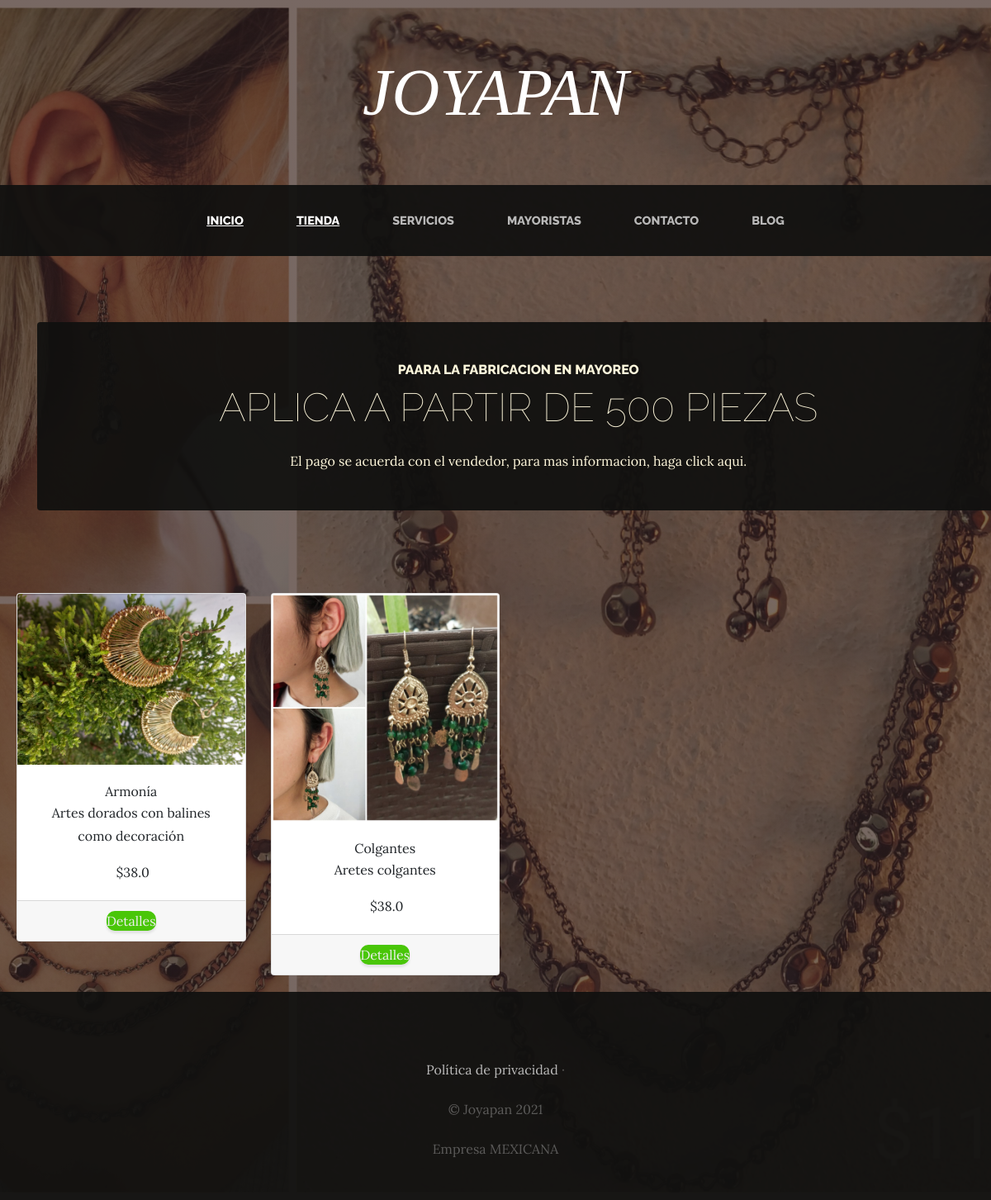
The app's page /tienda/mayoreo with its own data.
### aatienda/models.py (models this page shows)
class Prodcuto(models.Model):
    nombre = models.CharField(max_length=100)
    categorias = models.ForeignKey(CategoriaProd, on_delete = models.CASCADE)
    imagen = models.ImageField(upload_to= "aatienda", null = True, blank = True)
    precio = models.FloatField()
    dosponibilidad = models.BooleanField(default = True)
    descripccion = models.CharField(max_length = 200, null= True, blank= True)
    stock =models.IntegerField()
    codigo_modelo =models.CharField(max_length=50,null=True, blank=True )
    created = models.DateTimeField(auto_now_add=True)
    updated = models.DateTimeField(auto_now_add=True)
    class Meta:
        verbose_name = "Producto"
        verbose_name_plural = "Productos"

### aatienda/views.py (the view)
# urls.py: path('mayoreo',views.vmayoreo, name="vmayoreo"),
def vmayoreo(request):
    productos = Prodcuto.objects.all()
    return render(request, "aatienda/vmayoreo.html",{"productos":productos})

### carrito/context_processor.py (called while the page is built)
def monto_total(request):
    subtotal=0.0
    if request.user.is_authenticated:
        for key ,value in request.session["carrito"].items():
            subtotal=subtotal+(float(value["precio"])*value["cantidad"])
    return {'monto_total':subtotal}

### aatienda/templates/aatienda/vmayoreo.html
{% extends "tienda/base.html" %}
{% load static %}
{% block content %}
   <section class="page-section clearfix">
    <div class="container">
      <div class="intro">
        <div class="intro-text2 center-0 text-center bg-faded p-5 rounded">
          <h2 class="section-heading mb-4" >
            <span class="section-heading-upper">Paara la fabricacion en mayoreo </span>
            <span class="section-heading-lower">Aplica a partir de 500 piezas</span>
          </h2>
              <div style="text-align: center; font-size: 1.0em">
                El pago se acuerda con el vendedor, para mas informacion, haga click aqui.
              </div>
        </div>
      </div>
    </div>
  </section>
<div calss="container">
<div class="row">
    {%for producto  in productos %}
        {% if producto.stock < 100 %}
            <div class="col-md-3">
                <div class="card" style="width: 100%; margin: 20px 20px;">
                        <img src="{{producto.imagen.url}}"class="card-img-top">
                        <div class="card-body" style="text-align: center;">
                            <h7 class="card-title">{{producto.nombre}}</h7>
                            <p class="card-text">{{producto.descripccion}}</p>
                            <p class="card-text">&nbsp${{producto.precio}}</p>
                        </div>
                        <div class='card-footer text-center' style="float: left;">
                            <a href="{% url 'vista' producto.id %}" class="btn btn-success">
                                Detalles
                            </a>
                        </div>
                </div>
            </div>
        {% endif %}
    {% endfor %}
</div>
</div>
{% endblock  %}

### tienda/static/tienda/css/vista.css (style rules this page uses)
body { font-family: 'Lora'; background: linear-gradient(rgba(47, 23, 15, 0.65), rgba(47, 23, 15, 0.65)), url("../img/bg_main.jpg"); background-attachment: fixed; background-position: center; background-size: cover; }
h1, h2, h3, h4, h5, h6 { font-family: 'Raleway'; }
p { line-height: 1.75; }
.page-section { margin-top: 5rem; margin-bottom: 5rem; }
.section-heading { text-transform: uppercase; }
.section-heading .section-heading-upper { display: block; font-size: 1rem; font-weight: 800; padding-bottom:.5rem; }
.section-heading .section-heading-lower { display: block; font-size: 3rem; font-weight: 100; }
.bg-faded { background-color: rgba(255, 255, 255, 0.85); }
.intro { position: relative; }
@media (min-width: 992px) { .intro .intro-text2 { left: 1; width: 105%; margin-top: 0rem; background-color: rgba(17, 17, 15, 0.932); color: cornsilk; } }
.btn { box-shadow: 0px 3px 3px 0px rgba(33, 37, 41, 0.1); }
.btn { transform: translateY(0px); transition: 0.3s linear; background: #49c608; border-radius: 10px; position: relative; overflow: hidden; cursor: pointer; outline: none; border: none; color: #eee; padding: 0; margin: 0; }

### records on screen
Prodcuto: imagen (picture), nombre "Armonía", descripccion "Artes dorados con balines como decoración", precio "38.0"
Prodcuto: imagen (picture), nombre "Colgantes", descripccion "Aretes colgantes", precio "38.0"
